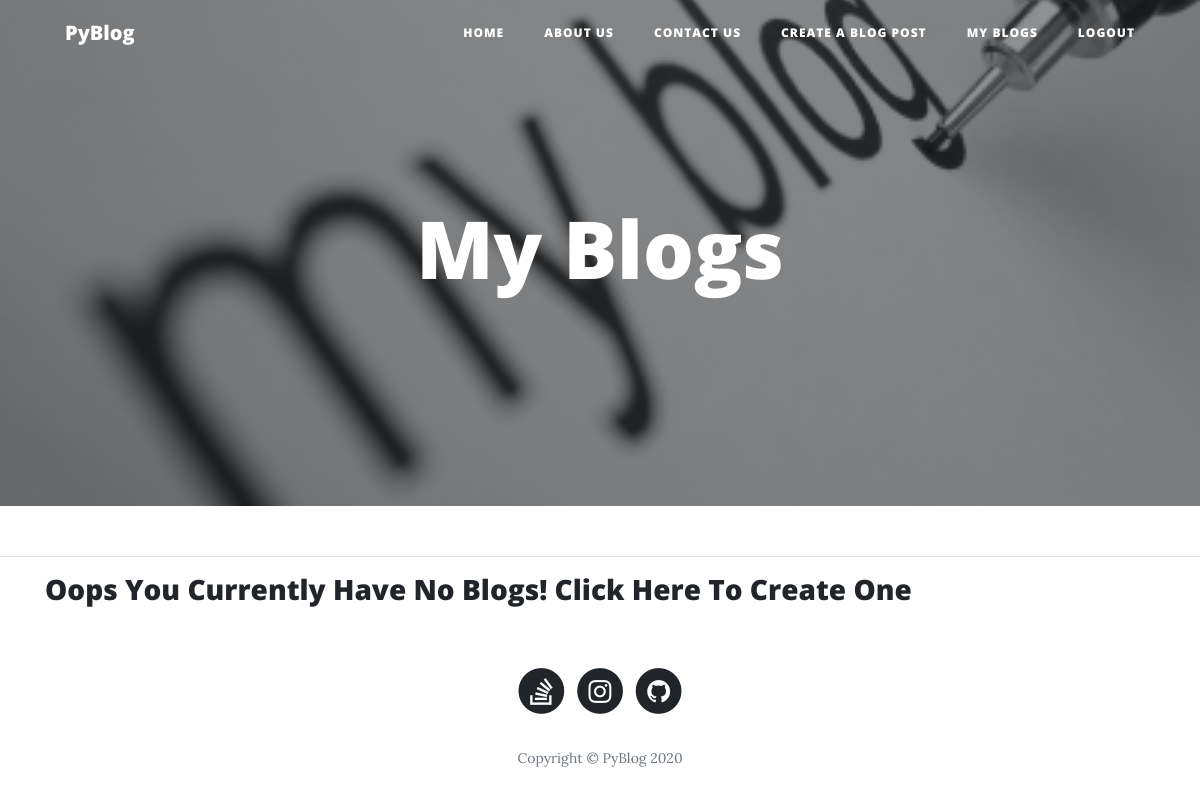
The page /my/blogs/ (signed in) on the database as committed earlier.
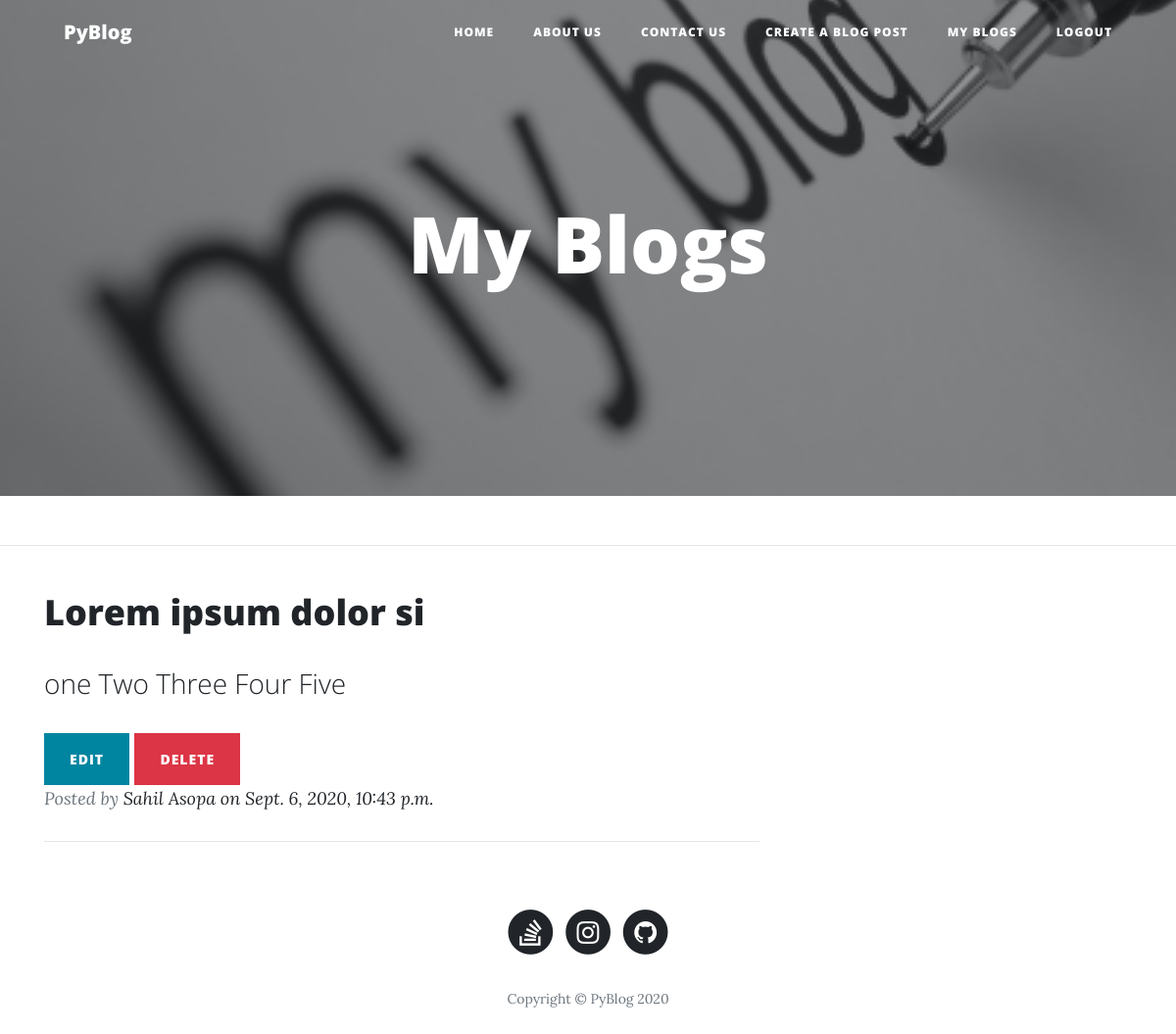
The same page on the database as committed later.
### Blogsite/models.py (models this page shows, shortened)
class Blog(models.Model):
    user = models.ForeignKey(BlogUser, on_delete=models.CASCADE)
    heading = models.CharField(max_length=100)
    blog = RichTextField()
    image = models.ImageField(blank=True, null=True, upload_to='media')
    uploaded_on = models.DateTimeField(auto_now=True)
    views = models.ManyToManyField(BlogUser, blank=True, related_name='Views')
    likes = models.ManyToManyField(BlogUser, blank=True, related_name='Likes')
    comments = models.CharField(blank=True, max_length=120)
    def get_absolute_url(self):
        return f"/post/{self.id}/"

class BlogUser(models.Model):
    user = models.OneToOneField(User, on_delete=models.CASCADE)
    full_name = models.CharField(max_length=52)
    username = models.CharField(unique=True, max_length=15)
    email = models.EmailField(blank=True, unique=True)
    def __str__(self):
        return self.full_name

### Blogsite/views.py (the view)
# urls.py: path('my/blogs/', views.my_blogs, name='my_blog'),
@login_required(login_url='/login')
def my_blogs(request):
    user = BlogUser.objects.get(user=request.user)
    blog = Blog.objects.filter(user=user)
    context = {
        'blog': blog,
    }
    return render(request, 'my_blog.html', context)

### templates/my_blog.html (shortened to what this page needs)
<!DOCTYPE html>
<html>
{% load static %}
<head>
    <link rel="stylesheet" href="{% static 'assets/bootstrap/css/bootstrap.min.css' %}">
    <link rel="stylesheet" href="{% static 'assets/fonts/font-awesome.min.css' %}">
</head>
<body>
<nav class="navbar navbar-light navbar-expand-lg fixed-top" id="mainNav">
    <div class="container"><a class="navbar-brand" href="/">PyBlog</a>
        <div class="collapse navbar-collapse" id="navbarResponsive">
            <ul class="nav navbar-nav ml-auto">
                <li class="nav-item" role="presentation"><a class="nav-link" href="/">Home</a></li>
                <li class="nav-item" role="presentation"><a class="nav-link" href="/about">About us</a></li>
                <li class="nav-item" role="presentation"><a class="nav-link" href="/contact">Contact us</a></li>
                <li class="nav-item" role="presentation"><a class="nav-link" href="/new/post">Create a Blog Post</a>
                <li class="nav-item" role="presentation"><a class="nav-link" href="/my/blogs">My Blogs</a>
                <li class="nav-item" role="presentation"><a class="nav-link" href="/logout">Logout</a>
            </ul>
        </div>
    </div>
</nav>
<header class="masthead" style='background-image:url("{% static 'assets/img/blog_writing.jpg' %}");'>
    <div class="overlay"></div>
    <div class="container">
        <div class="row">
            <div class="col-md-10 col-lg-8 mx-auto">
                <div class="site-heading">
                    <h1>My Blogs</h1>
                </div>
            </div>
        </div>
    </div>
</header>
<hr>
<div class="container">
    {% if blog %}
        {% for blog in blog %}
            <div class="row">
                <div class="col-md-10 col-lg-8">
                    <div class="post-preview">
                        <a href="{{ blog.get_absolute_url }}">
                            <h2 class="post-title">{{ blog.heading|safe }}</h2>
                            <h3 class="post-subtitle">{{ blog.blog|truncatewords:15|safe }}</h3>
                        </a>
                        <form method="post">
                            <a class="btn btn-sm btn-primary" href="{% url 'edit' blog.id %}">Edit</a>
                            <a class="btn btn-sm btn-danger" href="{% url 'delete' blog.id %}">Delete</a>
                        </form>
                        <p class="post-meta">Posted by&nbsp;<a href="#">{{ blog.user }} on {{ blog.uploaded_on }}</a>
                        </p>
                    </div>
                    <hr>
                </div>
            </div>
        {% endfor %}
    {% else %}
        <h3> Oops You Currently Have No Blogs! <a href="/new/post"> Click Here To Create One</a></h3>
    {% endif %}
</div>
<footer>
    <div class="container">
        <div class="row">
            <div class="col-md-10 col-lg-8 mx-auto">
                <ul class="list-inline text-center">
                    <a href="https://stackoverflow.com/users/13780862/sahil-asopa">
                        <li class="list-inline-item"><span class="fa-stack fa-lg"><i
                                class="fa fa-circle fa-stack-2x"></i><i
                                class="fa fa-stack-overflow fa-stack-1x fa-inverse"></i></span></li>
                    </a>
                    <a href="https://www.instagram.com/pip_install_programming/">
                        <li class="list-inline-item"><span class="fa-stack fa-lg"><i
                                class="fa fa-circle fa-stack-2x"></i><i
                                class="fa fa-instagram fa-stack-1x fa-inverse"></i></span></li>
                    </a>
                    <a href="https://github.com/sahilasopa">
                        <li class="list-inline-item"><span class="fa-stack fa-lg"><i
                                class="fa fa-circle fa-stack-2x"></i><i
                                class="fa fa-github fa-stack-1x fa-inverse"></i></span></li>
                    </a>
                </ul>
                <p class="text-muted copyright">Copyright&nbsp;©&nbsp;PyBlog 2020</p>
            </div>
        </div>
    </div>
</footer>
</body>
</html>

Rows that differ between the two databases and show on the page:
added Blog: heading "Lorem ipsum dolor si", blog "one Two Three Four Five", user "Sahil Asopa", uploaded_on "Sept. 6, 2020, 10:43 p.m."
Other text that changed with them:
text no longer shown: "Oops You Currently Have No Blogs! Click Here To Create One"
